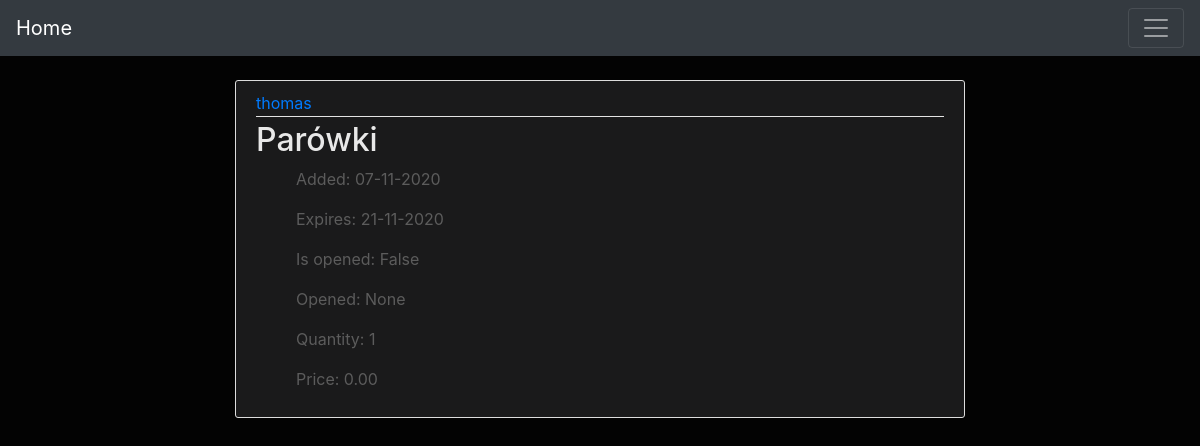
Screenshot of /foods/19/ with the database file from the repository.
### foods/models.py (models this page shows, shortened)
class FoodType(models.Model):
    food = models.CharField(max_length = 200)
    add_date = models.DateField('date added')
    exp_date = models.DateField('expire date', null=True, blank=True)
    opened = models.BooleanField(default = False)
    opened_date = models.DateField('opened date', null=True, blank=True)
    quantity = models.IntegerField(default = 1)
    price = models.DecimalField(default = 0, max_digits = 10, decimal_places = 2)
    author = models.ForeignKey(User, on_delete=models.CASCADE)

### foods/views.py (the view)
# urls.py: path('<int:pk>/', PostDetailView.as_view(), name='foods-detail'),
class PostDetailView(DetailView):
    model = FoodType

### foods/templates/foods/foodtype_detail.html (shortened to what this page needs)
{% extends "foods/base.html" %}
    {% block content %}
        <artice class="media content-section">
            <div class="media-body">
                <div class="article-metadata">
                    <a class="text-left mr-2" href="{% url 'user-posts' object.author.username %}">{{ object.author }}</a>
                </div>
                <h2 class="article-title"> {{ object.food }} </h2>
                <ul>
                    <p>Added: {{object.add_date|date:"d-m-Y"}}</p>
                    <p>Expires: {{object.exp_date|date:"d-m-Y"}}</p>
                    <p>Is opened: {{object.opened}}</p>
                    <p>Opened: {{object.opened_date}}</p>
                    <p>Quantity: {{object.quantity}}</p>
                    <p>Price: {{object.price}}</p>
                </ul>
            </div>
        </artice>
    {% endblock content %}

### foods/static/foods/main.css (style rules this page uses)
body { background: #030303; color: #5c5c5c; margin-top: 5rem; }
h1, h2, h3, h4, h5, h6 { color: #cfd1d3; }
ul { margin: 0; }
.content-section { background: #1a1a1b; padding: 10px 20px; border: 1px solid #dddddd; border-radius: 3px; margin-bottom: 20px; }
.article-title { color: #e8e8e8; }
.article-metadata { padding-bottom: 1px; margin-bottom: 4px; border-bottom: 1px solid #e3e3e3 }

### rows the page displays
FoodType: author "thomas", food "Parówki", add_date "07-11-2020", exp_date "21-11-2020", opened "False", opened_date "None", quantity "1", price "0.00"
